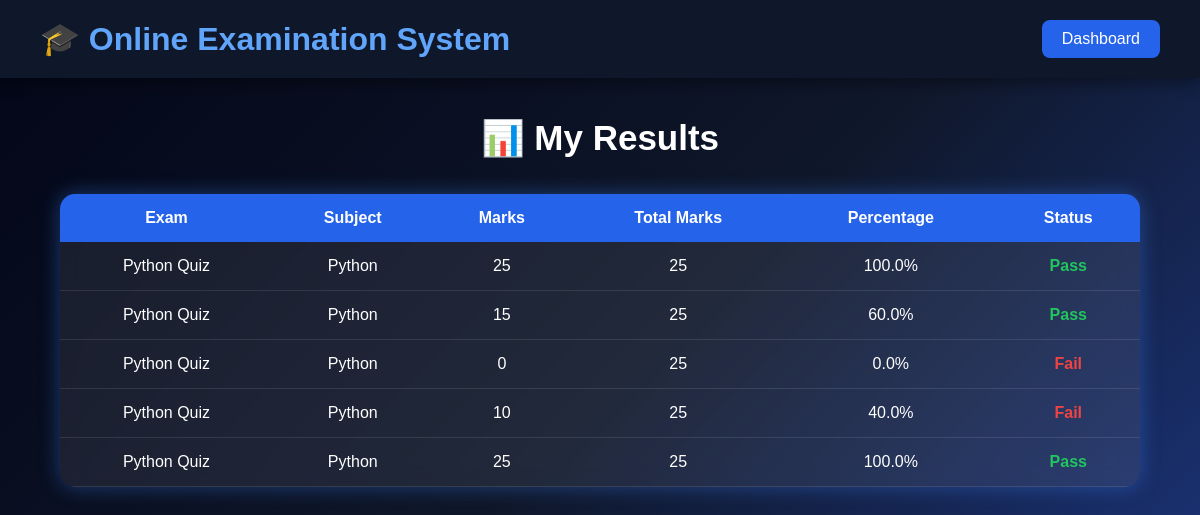
Page /students/view_results/ (signed in) on the committed database.
### exams/models.py (models this page shows, shortened)
class Result(models.Model):
    student = models.ForeignKey('auth.User', on_delete=models.CASCADE)
    exam = models.ForeignKey(Exam, on_delete=models.CASCADE)
    score = models.IntegerField()

class Exam(models.Model):
    title = models.CharField(max_length=100)
    subject = models.CharField(max_length=100)
    total_marks = models.IntegerField()
    duration = models.IntegerField(help_text="Duration in minutes")

### students/views.py (the view)
# urls.py: path('view_results/', views.view_results, name='faculty_view_results'),
def view_results(request):
    results = Result.objects.filter(student=request.user)
    for result in results:
        result.percentage = round((result.score / result.exam.total_marks) * 100, 2)
        if result.percentage >= 50:
            result.status = "Pass"
        else:
            result.status = "Fail"
        print(f"Exam: {result.exam.title}, Score: {result.score}, Percentage: {result.percentage}%")
    return render(request, 'students/results.html', {'results': results})

### students/templates/students/results.html (shortened to what this page needs)
<!DOCTYPE html>
<html lang="en">
<head>
</head>
<body>
<header>
<h1>🎓 Online Examination System</h1>
<a href="{% url 'student_dashboard' %}" class="back-btn">
Dashboard
</a>
</header>
<div class="container">
<h1 class="title">📊 My Results</h1>
<table>
<tr>
<th>Exam</th>
<th>Subject</th>
<th>Marks</th>
<th>Total Marks</th>
<th>Percentage</th>
<th>Status</th>
</tr>
{% for result in results %}
<tr>
<td>{{ result.exam.title }}</td>
<td>{{ result.exam.subject }}</td>
<td>{{ result.score }}</td>
<td>{{ result.exam.total_marks }}</td>
<td> {{ result.percentage }}%</td>
<td>
{% if result.percentage >= 50 %}
<span class="pass">Pass</span>
{% else %}
<span class="fail">Fail</span>
{% endif %}
</td>
</tr>
{% empty %}
<tr>
<td colspan="5">No Results Available</td>
</tr>
{% endfor %}
</table>
</div>
</body>
</html>

### students/templates/students/results.html (style rules this page uses)
* { margin:0; padding:0; box-sizing:border-box; font-family:Arial,sans-serif; }
body { background:linear-gradient(135deg,#020617,#0f172a,#1e3a8a); min-height:100vh; color:white; }
header { background:#0f172a; padding:20px 40px; display:flex; justify-content:space-between; align-items:center; box-shadow:0 5px 15px rgba(0,0,0,.4); }
header h1 { color:#60a5fa; }
.back-btn { text-decoration:none; color:white; background:#2563eb; padding:10px 20px; border-radius:8px; }
.container { width:90%; margin:40px auto; }
.title { text-align:center; margin-bottom:35px; font-size:35px; color:white; }
table { width:100%; border-collapse:collapse; background:rgba(255,255,255,.08); backdrop-filter:blur(10px); border-radius:15px; overflow:hidden; box-shadow:0 0 20px rgba(59,130,246,.4); }
th { background:#2563eb; color:white; padding:15px; }
td { padding:15px; text-align:center; border-bottom:1px solid rgba(255,255,255,.1); }
.pass { color:#22c55e; font-weight:bold; }
.fail { color:#ef4444; font-weight:bold; }

### rows in the picture
Result: exam "Python Quiz", exam.subject "Python", score "25", exam.total_marks "25", percentage "100.0", shows "Pass"
Result: exam "Python Quiz", exam.subject "Python", score "15", exam.total_marks "25", percentage "60.0", shows "Pass"
Result: exam "Python Quiz", exam.subject "Python", score "0", exam.total_marks "25", percentage "0.0", shows "Fail"
Result: exam "Python Quiz", exam.subject "Python", score "10", exam.total_marks "25", percentage "40.0", shows "Fail"
Result: exam "Python Quiz", exam.subject "Python", score "25", exam.total_marks "25", percentage "100.0", shows "Pass"
